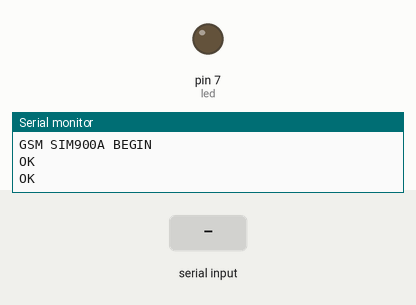
A sketch run on a simulated Arduino Uno, built with avr-gcc and run on an emulated ATmega328P. Shown: output pins drawn as LEDs (lit = HIGH), the last lines printed to the serial monitor. The inputs (shaded band) are chosen by the test bench. The modem accepts every AT command (registered, SIM ready, sends succeed) and sends nothing else.

Above: at 7.3 s.
7.4 s: "ON" received over the second serial link
At 8.7 s:
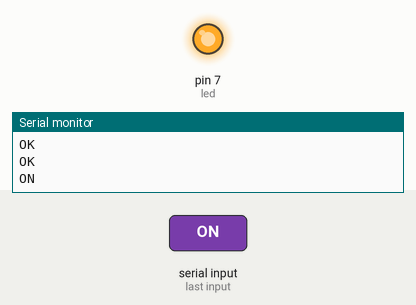
9.9 s: "OFF" received over the second serial link
At 11.8 s:
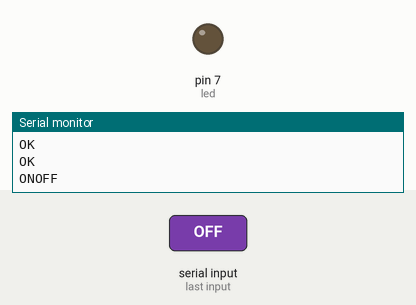
Timing chart, 0 to 13.3 s (numbered marks = the images above; inputs shaded):
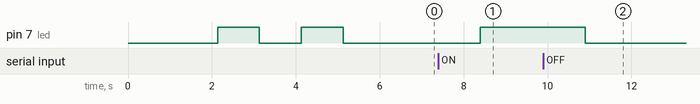

The sketch:

GSM_MODULE_TO_TURN_LED_ON.ino
```cpp
/*THIS TUTORIAL USED GSM SIM900A MINI V3.9.2

  Connect 5VT to D9 and 5VR to D10
  Feed GSM SIM900A with Arduino's 5V

  Code by OTOBONG FRIDAY
*/

#include <SoftwareSerial.h>
SoftwareSerial mySerial(9, 10); // RX, TX
String  msg = "";
const int led = 7;
String nmsg = "";

void setup()
{
  pinMode(led, OUTPUT);

  mySerial.begin(9600);   // Setting the baud rate of GSM Module
  Serial.begin(9600);    // Setting the baud rate of Serial Monitor (Arduino)
  Serial.println("GSM SIM900A BEGIN");

  delay(100);

  mySerial.println("AT+CMGF=1\r");    //Sets the GSM Module in Text Mode
  delay(1000);  // Delay of 1000 milli seconds or 1 second

  mySerial.println("AT+CNMI=2,2,0,0,0\r"); // AT Command to recieve a live SMS

  delay(1000);
  digitalWrite(led , HIGH);
  delay(1000);
  digitalWrite(led , LOW);
  delay(1000);
  digitalWrite(led , HIGH);
  delay(1000);
  digitalWrite(led , LOW);
  delay(1000);
}

void loop(){

  if (mySerial.available()>0) {
  msg = mySerial.readString();

 Serial.print(msg);
 //Serial.print(nmsg);
  }

 if(msg.indexOf("ON")>= 0){
  digitalWrite(led , HIGH);
   }

  if(msg.indexOf("OFF")>= 0){
  digitalWrite(led , LOW);
 }

}
```

Measured:
- after the input at 7.4 s, pin 7 (led): LOW → HIGH after 1.0 s
- after the input at 9.9 s, pin 7 (led): HIGH → LOW after 1.0 s
